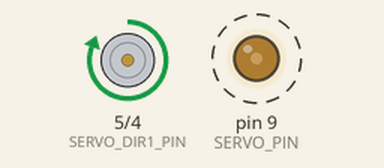
Simulated run of this sketch. Board: Arduino Uno, built with avr-gcc and run on an emulated ATmega328P. Shown: motor-driver pin pairs drawn as motors (green arrow = first pin HIGH = forward, orange = second pin HIGH = backward, longer = more drive), output pins drawn as LEDs (lit = HIGH). Dashed ring = blinking.

Above: at 0.05 s.
Timing chart, 0 to 4.6 s (numbered marks = the images above):
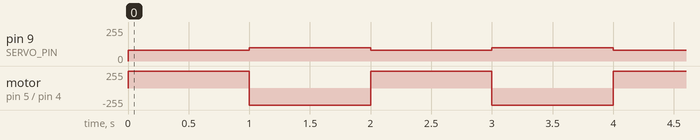

Measured:
- by itself, pin 9 (SERVO_PIN): alternates 100/255 for 1.0 s and 80/255 for 1.0 s
- by itself, motor on pin 5 (SERVO_DIR1_PIN) / pin 4 (SERVO_DIR2_PIN): alternates forward 255/255 for 1.0 s and backward 255/255 for 1.0 s

The sketch:

motor_test.ino
```cpp
#define SERVO_PIN 9   //this pin has high frequency, minimizes dc beeping.  connect this to ENA or ENB on control board (the pin closest to the edge.)
#define SERVO_DIR1_PIN 5
#define SERVO_DIR2_PIN 4
                            //these two pins connect to either IN1 and IN2 to control A side or IN3 and IN4 to control B side.
//#include <Servo.h>

//Servo myservo;

void setup() {
  // put your setup code here, to run once:
  pinMode(SERVO_PIN, OUTPUT);
  pinMode(SERVO_DIR1_PIN, OUTPUT);
  pinMode(SERVO_DIR2_PIN, OUTPUT);
  //myservo.attach(SERVO_PIN);

}

void loop() {
  // put your main code here, to run repeatedly:

  digitalWrite(SERVO_DIR1_PIN, HIGH);
  digitalWrite(SERVO_DIR2_PIN, LOW);
  analogWrite(SERVO_PIN, 80);     //analog write determines speed. ( 0 - 255)
  delay(1000);


  digitalWrite(SERVO_DIR1_PIN, LOW);
  digitalWrite(SERVO_DIR2_PIN, HIGH);
  analogWrite(SERVO_PIN, 100);
  delay(1000);
}
```
